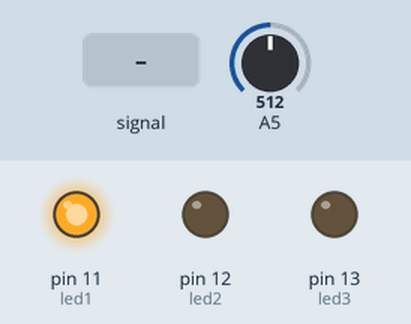
Bench run of a sketch on a simulated Arduino Uno, built with avr-gcc and run on an emulated ATmega328P. Shown: output pins drawn as LEDs (lit = HIGH). The test bench sets the inputs (shaded band); at power-on: A5 = 512. What the sketch prints to the serial monitor is not drawn.

Above: at 1.2 s.
1.3 s: A5 fed a 200 Hz sine of ±81 counts around its level
At 3.48 s:
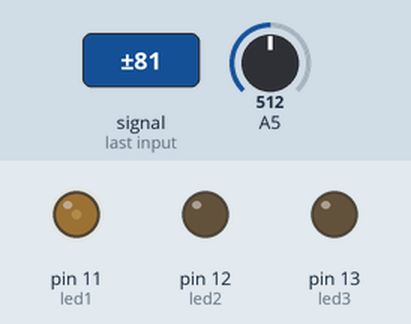
4.3 s: A5 set to 716
At 5.1 s:
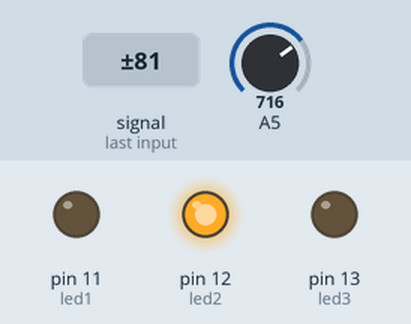
5.8 s: A5 set to 666
7.3 s: A5 set to 640
At 8.0 s:
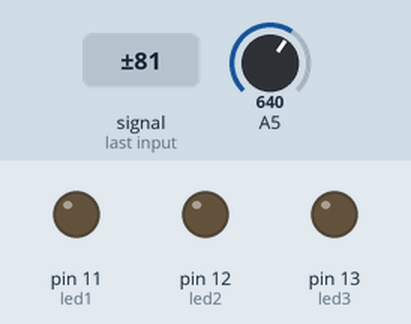
Timing chart, 0 to 9.8 s (numbered marks = the images above; inputs shaded):
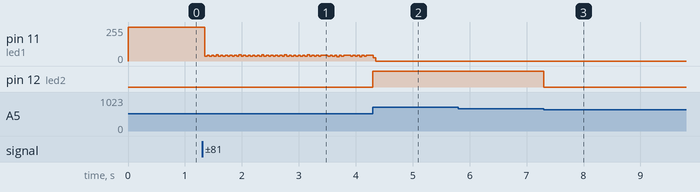

The sketch:

25_LDR_RGB.ino
```cpp
//25

int led1 = 11;
int led2 = 12;
int led3 = 13;

void setup() {
  Serial.begin(115200);
  pinMode(led1, OUTPUT);
  pinMode(led2, OUTPUT);
  pinMode(led3, OUTPUT);
}

void loop() {
  float temp = analogRead(A5);
  float v = temp / 1023 * 5;
  Serial.println(v);
  if (v>=2.4 && v<=2.6) {
    digitalWrite(led1, 1);
    digitalWrite(led2, 0);
    digitalWrite(led3, 0);
  } else if (v>=3.2 && v<=3.5){
  digitalWrite(led1, 0);
  digitalWrite(led2, 1);
  digitalWrite(led3, 0);
  } else if (v>=3.6 && v<=3.8){
    digitalWrite(led1, 0);
    digitalWrite(led2, 0);
    digitalWrite(led3, 1);
  } else {
    digitalWrite(led1, 0);
    digitalWrite(led2, 0);
    digitalWrite(led3, 0);
  }
}
```

Measured:
- the behaviour switches between 655 and 654 on A5 (found by bisection; images 2 and 3)
- after the input at 4.3 s, pin 12 (led2): LOW → HIGH at once
- after the input at 7.3 s, pin 12 (led2): HIGH → LOW at once
